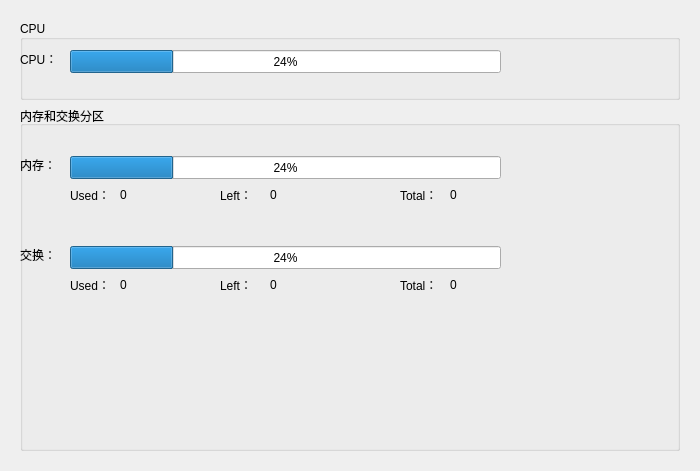
<?xml version="1.0" encoding="UTF-8"?>
<ui version="4.0">
 <class>memWindow</class>
 <widget class="QWidget" name="memWindow">
  <property name="geometry">
   <rect>
    <x>0</x>
    <y>0</y>
    <width>700</width>
    <height>471</height>
   </rect>
  </property>
  <property name="windowTitle">
   <string>Form</string>
  </property>
  <layout class="QVBoxLayout" name="verticalLayout">
   <item>
    <widget class="QWidget" name="widget" native="true">
     <layout class="QVBoxLayout" name="verticalLayout_2">
      <item>
       <widget class="QGroupBox" name="groupBox">
        <property name="maximumSize">
         <size>
          <width>16777215</width>
          <height>80</height>
         </size>
        </property>
        <property name="title">
         <string>CPU</string>
        </property>
        <property name="alignment">
         <set>Qt::AlignJustify|Qt::AlignVCenter</set>
        </property>
        <widget class="QProgressBar" name="progressBar_CPU">
         <property name="geometry">
          <rect>
           <x>50</x>
           <y>30</y>
           <width>431</width>
           <height>23</height>
          </rect>
         </property>
         <property name="value">
          <number>24</number>
         </property>
        </widget>
        <widget class="QLabel" name="label">
         <property name="geometry">
          <rect>
           <x>0</x>
           <y>30</y>
           <width>66</width>
           <height>17</height>
          </rect>
         </property>
         <property name="text">
          <string>CPU：</string>
         </property>
        </widget>
       </widget>
      </item>
      <item>
       <widget class="QGroupBox" name="groupBox_2">
        <property name="title">
         <string>内存和交换分区</string>
        </property>
        <widget class="QProgressBar" name="progressBar_RAM">
         <property name="geometry">
          <rect>
           <x>50</x>
           <y>50</y>
           <width>431</width>
           <height>23</height>
          </rect>
         </property>
         <property name="value">
          <number>24</number>
         </property>
        </widget>
        <widget class="QLabel" name="label_2">
         <property name="geometry">
          <rect>
           <x>0</x>
           <y>50</y>
           <width>66</width>
           <height>17</height>
          </rect>
         </property>
         <property name="text">
          <string>内存：</string>
         </property>
        </widget>
        <widget class="QProgressBar" name="progressBar_SWAP">
         <property name="geometry">
          <rect>
           <x>50</x>
           <y>140</y>
           <width>431</width>
           <height>23</height>
          </rect>
         </property>
         <property name="value">
          <number>24</number>
         </property>
        </widget>
        <widget class="QLabel" name="label_3">
         <property name="geometry">
          <rect>
           <x>0</x>
           <y>140</y>
           <width>66</width>
           <height>17</height>
          </rect>
         </property>
         <property name="text">
          <string>交换：</string>
         </property>
        </widget>
        <widget class="QLabel" name="label_4">
         <property name="geometry">
          <rect>
           <x>50</x>
           <y>80</y>
           <width>66</width>
           <height>17</height>
          </rect>
         </property>
         <property name="text">
          <string>Used：</string>
         </property>
        </widget>
        <widget class="QLabel" name="label_5">
         <property name="geometry">
          <rect>
           <x>200</x>
           <y>80</y>
           <width>67</width>
           <height>17</height>
          </rect>
         </property>
         <property name="text">
          <string>Left：</string>
         </property>
        </widget>
        <widget class="QLabel" name="label_6">
         <property name="geometry">
          <rect>
           <x>380</x>
           <y>80</y>
           <width>67</width>
           <height>17</height>
          </rect>
         </property>
         <property name="text">
          <string>Total：</string>
         </property>
        </widget>
        <widget class="QLabel" name="label_7">
         <property name="geometry">
          <rect>
           <x>380</x>
           <y>170</y>
           <width>67</width>
           <height>17</height>
          </rect>
         </property>
         <property name="text">
          <string>Total：</string>
         </property>
        </widget>
        <widget class="QLabel" name="label_8">
         <property name="geometry">
          <rect>
           <x>200</x>
           <y>170</y>
           <width>67</width>
           <height>17</height>
          </rect>
         </property>
         <property name="text">
          <string>Left：</string>
         </property>
        </widget>
        <widget class="QLabel" name="label_9">
         <property name="geometry">
          <rect>
           <x>50</x>
           <y>170</y>
           <width>67</width>
           <height>17</height>
          </rect>
         </property>
         <property name="text">
          <string>Used：</string>
         </property>
        </widget>
        <widget class="QLabel" name="label_RAM_USED">
         <property name="geometry">
          <rect>
           <x>100</x>
           <y>80</y>
           <width>67</width>
           <height>17</height>
          </rect>
         </property>
         <property name="text">
          <string>0</string>
         </property>
        </widget>
        <widget class="QLabel" name="label_RAM_LEFT">
         <property name="geometry">
          <rect>
           <x>250</x>
           <y>80</y>
           <width>67</width>
           <height>17</height>
          </rect>
         </property>
         <property name="text">
          <string>0</string>
         </property>
        </widget>
        <widget class="QLabel" name="label_RAM_TOTAL">
         <property name="geometry">
          <rect>
           <x>430</x>
           <y>80</y>
           <width>67</width>
           <height>17</height>
          </rect>
         </property>
         <property name="text">
          <string>0</string>
         </property>
        </widget>
        <widget class="QLabel" name="label_SWAP_USED">
         <property name="geometry">
          <rect>
           <x>100</x>
           <y>170</y>
           <width>67</width>
           <height>17</height>
          </rect>
         </property>
         <property name="text">
          <string>0</string>
         </property>
        </widget>
        <widget class="QLabel" name="label_SWAP_LEFT">
         <property name="geometry">
          <rect>
           <x>250</x>
           <y>170</y>
           <width>67</width>
           <height>17</height>
          </rect>
         </property>
         <property name="text">
          <string>0</string>
         </property>
        </widget>
        <widget class="QLabel" name="label_SWAP_TOTAL">
         <property name="geometry">
          <rect>
           <x>430</x>
           <y>170</y>
           <width>67</width>
           <height>17</height>
          </rect>
         </property>
         <property name="text">
          <string>0</string>
         </property>
        </widget>
       </widget>
      </item>
     </layout>
    </widget>
   </item>
  </layout>
 </widget>
 <resources/>
 <connections/>
</ui>
